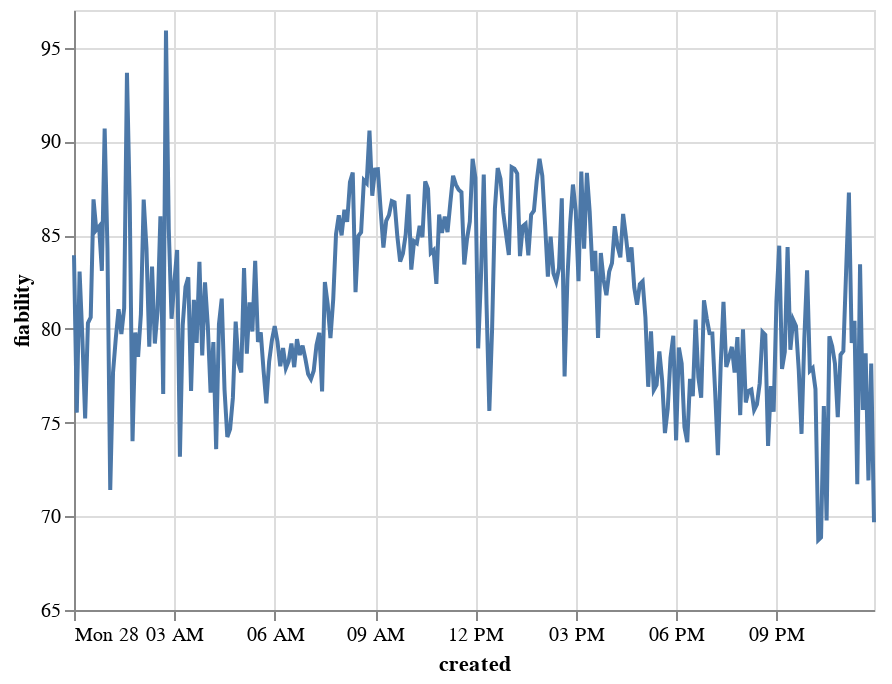

Notebook source saved alongside this figure:
### Markdown cell above
### 1.2 Variation au sein d'une journée
>La variation peut être importante selon les plages horaires

### Code cell
graph_fiabilite_jour

### Figure 1 — Vega-Lite specification as saved in the notebook (floating-point values rounded to 4 significant figures; data arrays with more than 128 entries replaced by an {"elided": "..."} marker saying what was removed)
{"$schema": "https://vega.github.io/schema/vega-lite/v2.6.0.json", "config": {"view": {"height": 300, "width": 400}}, "data": {"name": "data-809ab1aa903e8b6f0d493079428f8c7b"}, "datasets": {"data-809ab1aa903e8b6f0d493079428f8c7b": {"elided": "288 records"}}, "encoding": {"x": {"field": "created", "type": "temporal"}, "y": {"field": "fiability", "scale": {"domain": [65, 97]}, "type": "quantitative"}}, "mark": "line"}
